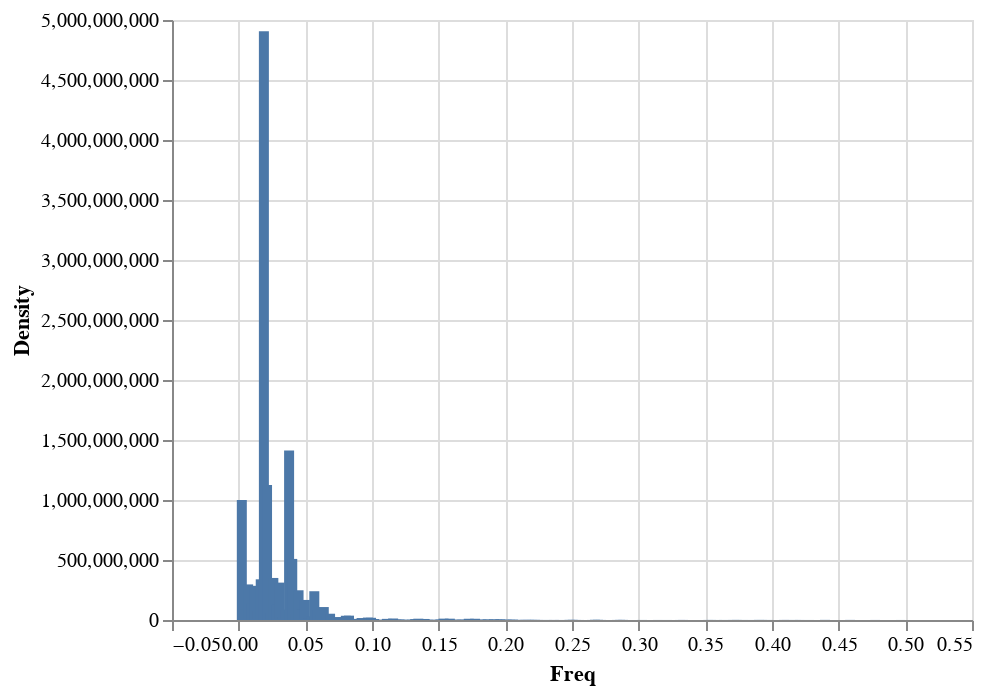

The notebook cell saved with this chart:
### Code cell
data = pd.DataFrame({'Freq' : f,'Density' : Pxx_den})
alt.Chart(data).mark_bar().encode(
    x='Freq',
    y='Density',
)

### Figure 1 — Vega-Lite specification as saved in the notebook (floating-point values rounded to 4 significant figures; data arrays with more than 128 entries replaced by an {"elided": "..."} marker saying what was removed)
{"$schema": "https://vega.github.io/schema/vega-lite/v3.4.0.json", "config": {"mark": {"tooltip": null}, "view": {"height": 300, "width": 400}}, "data": {"name": "data-b3d40e9a49fa2bf5a00e296d89ed2103"}, "datasets": {"data-b3d40e9a49fa2bf5a00e296d89ed2103": {"elided": "212 records"}}, "encoding": {"x": {"field": "Freq", "type": "quantitative"}, "y": {"field": "Density", "type": "quantitative"}}, "mark": "bar"}
